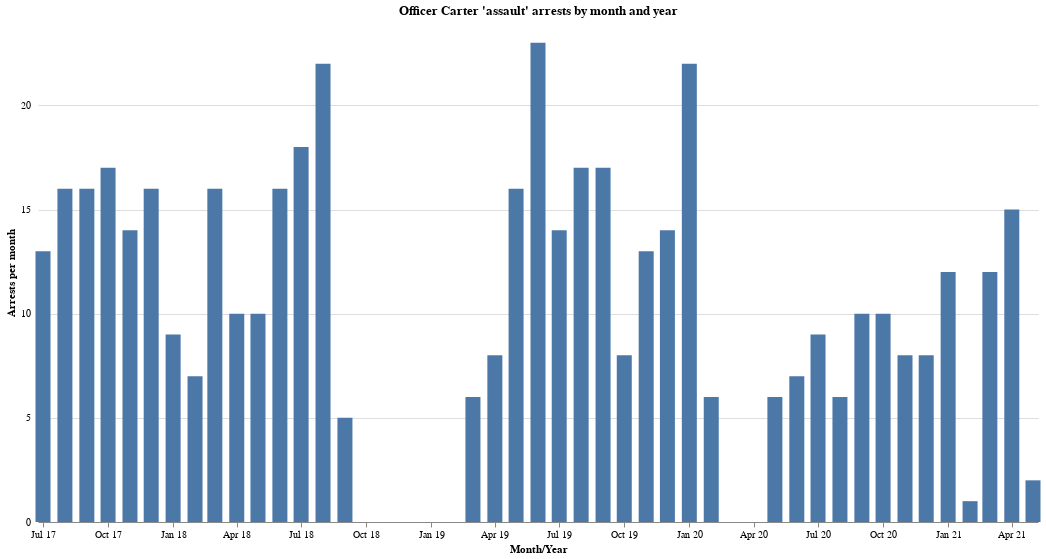

The code cell stored with this chart in its notebook:
### Markdown cell above
### No arrests between October 2018 and February 2019. Same in March and April 2020

### Code cell
month_year_chart = (
    alt.Chart(df_carter_dates)
    .mark_bar(size=15)
    .encode(
        x=alt.X(
            "month_year_full:T",
            axis=alt.Axis(format="%b %y", grid=False),
            title="Month/Year",
        ),
        y=alt.Y(
            "cases_count:Q",
            axis=alt.Axis(
                tickCount=6,
                gridColor="#dddddd",
                offset=6,
                tickSize=0,
                domainOpacity=0,
                title="Arrests per month",
            ),
        ),
    )
    .properties(
        width=1000,
        height=500,
        title="Officer Carter 'assault' arrests by month and year",
    )
    .configure_view(strokeOpacity=0)
)
month_year_chart

### Figure 1 — Vega-Lite specification as saved in the notebook (floating-point values rounded to 4 significant figures)
{"config": {"view": {"continuousWidth": 400, "continuousHeight": 300, "strokeOpacity": 0}}, "data": {"name": "data-9d4c5d1894e7089a83304073a6ac26fd"}, "mark": {"type": "bar", "size": 15}, "encoding": {"x": {"type": "temporal", "axis": {"format": "%b %y", "grid": false}, "field": "month_year_full", "title": "Month/Year"}, "y": {"type": "quantitative", "axis": {"domainOpacity": 0, "gridColor": "#dddddd", "offset": 6, "tickCount": 6, "tickSize": 0, "title": "Arrests per month"}, "field": "cases_count"}}, "height": 500, "title": "Officer Carter 'assault' arrests by month and year", "width": 1000, "$schema": "https://vega.github.io/schema/vega-lite/v4.8.1.json", "datasets": {"data-9d4c5d1894e7089a83304073a6ac26fd": [{"month_year_full": "2019-06-01T00:00:00", "cases_count": 23}, {"month_year_full": "2018-08-01T00:00:00", "cases_count": 22}, {"month_year_full": "2020-01-01T00:00:00", "cases_count": 22}, {"month_year_full": "2018-07-01T00:00:00", "cases_count": 18}, {"month_year_full": "2019-08-01T00:00:00", "cases_count": 17}, {"month_year_full": "2017-10-01T00:00:00", "cases_count": 17}, {"month_year_full": "2019-09-01T00:00:00", "cases_count": 17}, {"month_year_full": "2017-08-01T00:00:00", "cases_count": 16}, {"month_year_full": "2018-06-01T00:00:00", "cases_count": 16}, {"month_year_full": "2019-05-01T00:00:00", "cases_count": 16}, {"month_year_full": "2018-03-01T00:00:00", "cases_count": 16}, {"month_year_full": "2017-12-01T00:00:00", "cases_count": 16}, {"month_year_full": "2017-09-01T00:00:00", "cases_count": 16}, {"month_year_full": "2021-04-01T00:00:00", "cases_count": 15}, {"month_year_full": "2017-11-01T00:00:00", "cases_count": 14}, {"month_year_full": "2019-07-01T00:00:00", "cases_count": 14}, {"month_year_full": "2019-12-01T00:00:00", "cases_count": 14}, {"month_year_full": "2019-11-01T00:00:00", "cases_count": 13}, {"month_year_full": "2017-07-01T00:00:00", "cases_count": 13}, {"month_year_full": "2021-03-01T00:00:00", "cases_count": 12}, {"month_year_full": "2021-01-01T00:00:00", "cases_count": 12}, {"month_year_full": "2020-09-01T00:00:00", "cases_count": 10}, {"month_year_full": "2018-05-01T00:00:00", "cases_count": 10}, {"month_year_full": "2018-04-01T00:00:00", "cases_count": 10}, {"month_year_full": "2020-10-01T00:00:00", "cases_count": 10}, {"month_year_full": "2020-07-01T00:00:00", "cases_count": 9}, {"month_year_full": "2018-01-01T00:00:00", "cases_count": 9}, {"month_year_full": "2020-12-01T00:00:00", "cases_count": 8}, {"month_year_full": "2020-11-01T00:00:00", "cases_count": 8}, {"month_year_full": "2019-04-01T00:00:00", "cases_count": 8}, {"month_year_full": "2019-10-01T00:00:00", "cases_count": 8}, {"month_year_full": "2020-06-01T00:00:00", "cases_count": 7}, {"month_year_full": "2018-02-01T00:00:00", "cases_count": 7}, {"month_year_full": "2020-08-01T00:00:00", "cases_count": 6}, {"month_year_full": "2019-03-01T00:00:00", "cases_count": 6}, {"month_year_full": "2020-05-01T00:00:00", "cases_count": 6}, {"month_year_full": "2020-02-01T00:00:00", "cases_count": 6}, {"month_year_full": "2018-09-01T00:00:00", "cases_count": 5}, {"month_year_full": "2021-05-01T00:00:00", "cases_count": 2}, {"month_year_full": "2021-02-01T00:00:00", "cases_count": 1}]}}
